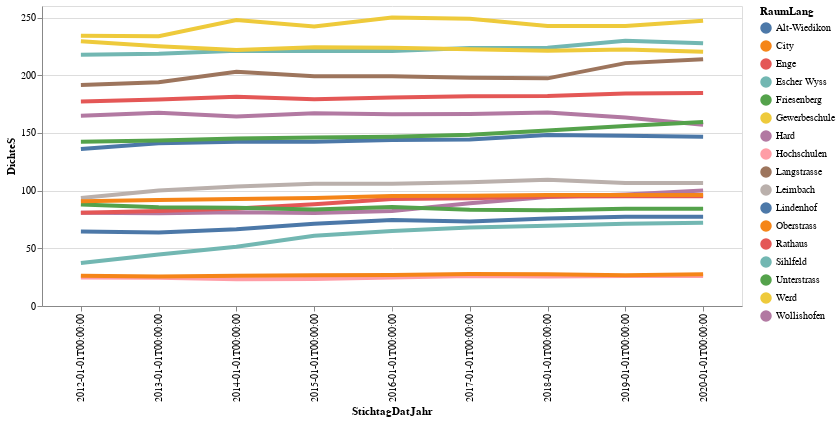

This figure's notebook cell:
### Code cell
# df_statzonen = df_statzonen[(df_statzonen.knr>0) & (df_statzonen.qname!="Hirslanden")]
#aktuellesJahr[[aktuellesJahr.KreisSort =7]])
highlight = alt.selection(type='single', on='mouseover',
                          fields=['RaumLang'], nearest=True)
#x='date:StichtagDatJahr',
base = alt.Chart(mySelection).encode(
    x='StichtagDatJahr:N',
    y='DichteS',
    color='RaumLang'
)

points = base.mark_circle().encode(
    opacity=alt.value(0)
).add_selection(
    highlight
).properties(
    width=700 , height=300
)
lines = base.mark_line().encode(
    size=alt.condition(~highlight, alt.value(1.5), alt.value(4))
).interactive()

points + lines

### Figure 1 — Vega-Lite specification as saved in the notebook (floating-point values rounded to 4 significant figures; data arrays with more than 128 entries replaced by an {"elided": "..."} marker saying what was removed)
{"config": {"view": {"continuousWidth": 400, "continuousHeight": 300}}, "layer": [{"mark": "circle", "encoding": {"color": {"type": "nominal", "field": "RaumLang"}, "opacity": {"value": 0}, "x": {"type": "nominal", "field": "StichtagDatJahr"}, "y": {"type": "quantitative", "field": "DichteS"}}, "height": 300, "selection": {"selector005": {"type": "single", "on": "mouseover", "fields": ["RaumLang"], "nearest": true}}, "width": 700}, {"mark": "line", "encoding": {"color": {"type": "nominal", "field": "RaumLang"}, "size": {"condition": {"value": 1.5, "selection": {"not": "selector005"}}, "value": 4}, "x": {"type": "nominal", "field": "StichtagDatJahr"}, "y": {"type": "quantitative", "field": "DichteS"}}, "selection": {"selector006": {"type": "interval", "bind": "scales", "encodings": ["x", "y"]}}}], "data": {"name": "data-635ee804f782f0bef05b2b2b274ae510"}, "$schema": "https://vega.github.io/schema/vega-lite/v4.8.1.json", "datasets": {"data-635ee804f782f0bef05b2b2b274ae510": {"elided": "153 records"}}}
